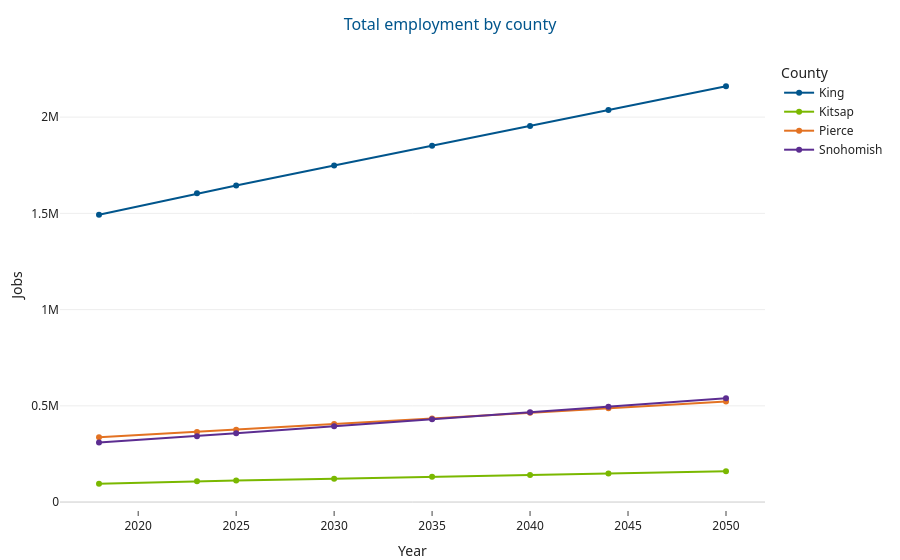

Notebook cell for this chart:
### Markdown cell above
## Employment by county and year

### Code cell
emp = ctrl.groupby(['county', 'year'])['total_emp'].sum().reset_index()
fig = px.line(
    emp, x='year', y='total_emp', color='county', markers=True,
    category_orders={'county': COUNTY_ORDER},
    color_discrete_map=COUNTY_COLORS,
    labels={'total_emp': 'Jobs', 'year': 'Year', 'county': 'County'},
    title='Total employment by county',
)
apply_plotly_theme(fig)

### Figure 1 — Plotly figure (JSON) as saved in the notebook; plotly's stock layout.template omitted (floating-point values rounded to 4 significant figures)
{"data": [{"hovertemplate": "County=King<br>Year=%{x}<br>Jobs=%{y}<extra></extra>", "legendgroup": "King", "line": {"color": "#00558C", "dash": "solid"}, "marker": {"symbol": "circle"}, "mode": "lines+markers", "name": "King", "orientation": "v", "showlegend": true, "type": "scatter", "x": [2018, 2023, 2025, 2030, 2035, 2040, 2044, 2050], "xaxis": "x", "y": [1492447, 1603966, 1645183, 1748222, 1851259, 1954302, 2036731, 2160381], "yaxis": "y"}, {"hovertemplate": "County=Kitsap<br>Year=%{x}<br>Jobs=%{y}<extra></extra>", "legendgroup": "Kitsap", "line": {"color": "#7AB800", "dash": "solid"}, "marker": {"symbol": "circle"}, "mode": "lines+markers", "name": "Kitsap", "orientation": "v", "showlegend": true, "type": "scatter", "x": [2018, 2023, 2025, 2030, 2035, 2040, 2044, 2050], "xaxis": "x", "y": [95142, 108129, 112004, 121689, 131376, 141063, 148810, 160434], "yaxis": "y"}, {"hovertemplate": "County=Pierce<br>Year=%{x}<br>Jobs=%{y}<extra></extra>", "legendgroup": "Pierce", "line": {"color": "#E37222", "dash": "solid"}, "marker": {"symbol": "circle"}, "mode": "lines+markers", "name": "Pierce", "orientation": "v", "showlegend": true, "type": "scatter", "x": [2018, 2023, 2025, 2030, 2035, 2040, 2044, 2050], "xaxis": "x", "y": [336471, 363916, 375666, 405044, 434422, 463803, 487303, 522557], "yaxis": "y"}, {"hovertemplate": "County=Snohomish<br>Year=%{x}<br>Jobs=%{y}<extra></extra>", "legendgroup": "Snohomish", "line": {"color": "#5C2D91", "dash": "solid"}, "marker": {"symbol": "circle"}, "mode": "lines+markers", "name": "Snohomish", "orientation": "v", "showlegend": true, "type": "scatter", "x": [2018, 2023, 2025, 2030, 2035, 2040, 2044, 2050], "xaxis": "x", "y": [309383, 342301, 356906, 393428, 429945, 466468, 495678, 539501], "yaxis": "y"}], "layout": {"legend": {"title": {"text": "County"}, "tracegroupgap": 0}, "title": {"text": "Total employment by county"}, "xaxis": {"anchor": "y", "domain": [0.0, 1.0], "title": {"text": "Year"}}, "yaxis": {"anchor": "x", "domain": [0.0, 1.0], "title": {"text": "Jobs"}}}}
